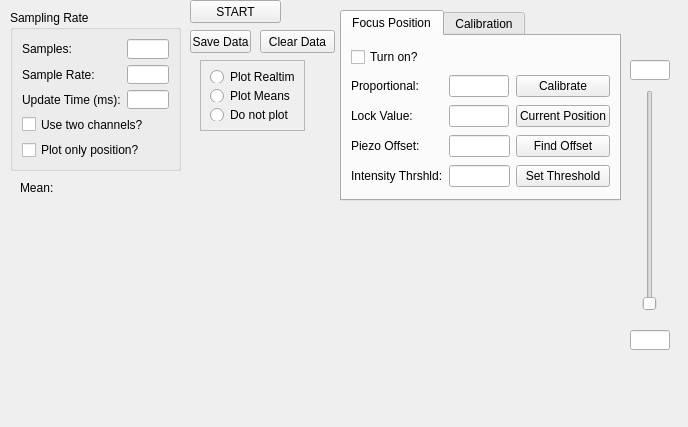
<?xml version="1.0" encoding="UTF-8"?>
<ui version="4.0">
 <class>Form</class>
 <widget class="QWidget" name="Form">
  <property name="geometry">
   <rect>
    <x>0</x>
    <y>0</y>
    <width>688</width>
    <height>427</height>
   </rect>
  </property>
  <property name="windowTitle">
   <string>Form</string>
  </property>
  <widget class="QGroupBox" name="groupBox">
   <property name="geometry">
    <rect>
     <x>10</x>
     <y>10</y>
     <width>171</width>
     <height>161</height>
    </rect>
   </property>
   <property name="title">
    <string>Sampling Rate</string>
   </property>
   <layout class="QGridLayout" name="gridLayout">
    <item row="0" column="0">
     <widget class="QLabel" name="label">
      <property name="text">
       <string>Samples: </string>
      </property>
     </widget>
    </item>
    <item row="0" column="1">
     <widget class="QLineEdit" name="samples_lineEdit">
      <property name="maximumSize">
       <size>
        <width>60</width>
        <height>16777215</height>
       </size>
      </property>
     </widget>
    </item>
    <item row="1" column="1">
     <widget class="QLineEdit" name="sampleRate_lineEdit">
      <property name="maximumSize">
       <size>
        <width>60</width>
        <height>16777215</height>
       </size>
      </property>
     </widget>
    </item>
    <item row="1" column="0">
     <widget class="QLabel" name="label_2">
      <property name="text">
       <string>Sample Rate:</string>
      </property>
     </widget>
    </item>
    <item row="2" column="0">
     <widget class="QLabel" name="label_3">
      <property name="text">
       <string>Update Time (ms):</string>
      </property>
     </widget>
    </item>
    <item row="2" column="1">
     <widget class="QLineEdit" name="updaterTime_lineEdit">
      <property name="maximumSize">
       <size>
        <width>60</width>
        <height>16777215</height>
       </size>
      </property>
     </widget>
    </item>
    <item row="4" column="0" colspan="2">
     <widget class="QCheckBox" name="twochannels_checkBox">
      <property name="text">
       <string>Use two channels?</string>
      </property>
     </widget>
    </item>
    <item row="5" column="0" colspan="2">
     <widget class="QCheckBox" name="plotOnlyPos_checkBox">
      <property name="text">
       <string>Plot only position?</string>
      </property>
     </widget>
    </item>
   </layout>
  </widget>
  <widget class="QwtPlot" name="qwtPlot">
   <property name="geometry">
    <rect>
     <x>20</x>
     <y>210</y>
     <width>591</width>
     <height>200</height>
    </rect>
   </property>
  </widget>
  <widget class="QPushButton" name="start_pushButton">
   <property name="geometry">
    <rect>
     <x>190</x>
     <y>0</y>
     <width>91</width>
     <height>23</height>
    </rect>
   </property>
   <property name="text">
    <string>START</string>
   </property>
  </widget>
  <widget class="QPushButton" name="saveData_pushButton">
   <property name="geometry">
    <rect>
     <x>190</x>
     <y>30</y>
     <width>61</width>
     <height>23</height>
    </rect>
   </property>
   <property name="text">
    <string>Save Data</string>
   </property>
  </widget>
  <widget class="QTabWidget" name="tabWidget">
   <property name="geometry">
    <rect>
     <x>340</x>
     <y>10</y>
     <width>281</width>
     <height>191</height>
    </rect>
   </property>
   <property name="currentIndex">
    <number>0</number>
   </property>
   <property name="documentMode">
    <bool>false</bool>
   </property>
   <widget class="QWidget" name="tabWidgetPage1">
    <attribute name="title">
     <string>Focus Position</string>
    </attribute>
    <layout class="QGridLayout" name="gridLayout_2">
     <item row="1" column="1">
      <widget class="QLineEdit" name="prop_lineEdit">
       <property name="maximumSize">
        <size>
         <width>60</width>
         <height>16777215</height>
        </size>
       </property>
      </widget>
     </item>
     <item row="1" column="0">
      <widget class="QLabel" name="label_4">
       <property name="text">
        <string>Proportional:</string>
       </property>
      </widget>
     </item>
     <item row="0" column="0">
      <widget class="QCheckBox" name="isOnFeedback_checkBox">
       <property name="text">
        <string>Turn on?</string>
       </property>
      </widget>
     </item>
     <item row="2" column="0">
      <widget class="QLabel" name="label_5">
       <property name="text">
        <string>Lock Value:</string>
       </property>
      </widget>
     </item>
     <item row="2" column="1">
      <widget class="QLineEdit" name="lock_lineEdit">
       <property name="maximumSize">
        <size>
         <width>60</width>
         <height>16777215</height>
        </size>
       </property>
      </widget>
     </item>
     <item row="2" column="2">
      <widget class="QPushButton" name="current_pushButton">
       <property name="text">
        <string>Current Position</string>
       </property>
      </widget>
     </item>
     <item row="3" column="0">
      <widget class="QLabel" name="label_6">
       <property name="text">
        <string>Piezo Offset: </string>
       </property>
      </widget>
     </item>
     <item row="3" column="1">
      <widget class="QLineEdit" name="piezoOffset_lineEdit"/>
     </item>
     <item row="3" column="2">
      <widget class="QPushButton" name="findPiezoOffset_pushButton">
       <property name="text">
        <string>Find Offset</string>
       </property>
      </widget>
     </item>
     <item row="1" column="2">
      <widget class="QPushButton" name="calibrate_pushButton">
       <property name="text">
        <string>Calibrate</string>
       </property>
      </widget>
     </item>
     <item row="4" column="0">
      <widget class="QLabel" name="label_7">
       <property name="text">
        <string>Intensity Thrshld:</string>
       </property>
      </widget>
     </item>
     <item row="4" column="1">
      <widget class="QLineEdit" name="intThreshold_lineEdit"/>
     </item>
     <item row="4" column="2">
      <widget class="QPushButton" name="setThreshold_pushButton">
       <property name="text">
        <string>Set Threshold</string>
       </property>
      </widget>
     </item>
    </layout>
   </widget>
   <widget class="QWidget" name="Calibration">
    <property name="autoFillBackground">
     <bool>false</bool>
    </property>
    <attribute name="title">
     <string>Calibration</string>
    </attribute>
    <layout class="QGridLayout" name="gridLayout_3">
     <item row="0" column="0">
      <widget class="QLabel" name="dist1_label">
       <property name="text">
        <string>Distance:</string>
       </property>
      </widget>
     </item>
     <item row="0" column="1">
      <widget class="QLabel" name="slope1_label">
       <property name="text">
        <string>Slope: </string>
       </property>
      </widget>
     </item>
     <item row="1" column="0">
      <widget class="QLabel" name="dist2_label">
       <property name="text">
        <string>Distance: </string>
       </property>
      </widget>
     </item>
     <item row="1" column="1">
      <widget class="QLabel" name="slope2_label">
       <property name="text">
        <string>Slope: </string>
       </property>
      </widget>
     </item>
     <item row="2" column="0">
      <widget class="QLabel" name="dist3_label">
       <property name="text">
        <string>Distance: </string>
       </property>
      </widget>
     </item>
     <item row="2" column="1">
      <widget class="QLabel" name="slope3_label">
       <property name="text">
        <string>Slope:</string>
       </property>
      </widget>
     </item>
    </layout>
   </widget>
  </widget>
  <widget class="QFrame" name="frame">
   <property name="geometry">
    <rect>
     <x>200</x>
     <y>60</y>
     <width>105</width>
     <height>71</height>
    </rect>
   </property>
   <property name="frameShape">
    <enum>QFrame::StyledPanel</enum>
   </property>
   <property name="frameShadow">
    <enum>QFrame::Raised</enum>
   </property>
   <layout class="QVBoxLayout" name="verticalLayout">
    <item>
     <widget class="QRadioButton" name="radioButton_plotRealtime">
      <property name="font">
       <font>
        <kerning>true</kerning>
       </font>
      </property>
      <property name="layoutDirection">
       <enum>Qt::LeftToRight</enum>
      </property>
      <property name="autoFillBackground">
       <bool>false</bool>
      </property>
      <property name="text">
       <string>Plot Realtime</string>
      </property>
     </widget>
    </item>
    <item>
     <widget class="QRadioButton" name="radioButton_plotMeans">
      <property name="text">
       <string>Plot Means</string>
      </property>
     </widget>
    </item>
    <item>
     <widget class="QRadioButton" name="radioButton_noPlot">
      <property name="text">
       <string>Do not plot</string>
      </property>
     </widget>
    </item>
   </layout>
  </widget>
  <widget class="QPushButton" name="clearData_pushButton">
   <property name="geometry">
    <rect>
     <x>260</x>
     <y>30</y>
     <width>75</width>
     <height>23</height>
    </rect>
   </property>
   <property name="text">
    <string>Clear Data</string>
   </property>
  </widget>
  <widget class="QLabel" name="label_mean">
   <property name="geometry">
    <rect>
     <x>20</x>
     <y>180</y>
     <width>151</width>
     <height>16</height>
    </rect>
   </property>
   <property name="text">
    <string>Mean: </string>
   </property>
  </widget>
  <widget class="QSlider" name="verticalSlider">
   <property name="geometry">
    <rect>
     <x>640</x>
     <y>90</y>
     <width>20</width>
     <height>221</height>
    </rect>
   </property>
   <property name="orientation">
    <enum>Qt::Vertical</enum>
   </property>
  </widget>
  <widget class="QLineEdit" name="upperLim_lineEdit">
   <property name="geometry">
    <rect>
     <x>630</x>
     <y>60</y>
     <width>40</width>
     <height>20</height>
    </rect>
   </property>
   <property name="maximumSize">
    <size>
     <width>40</width>
     <height>16777215</height>
    </size>
   </property>
  </widget>
  <widget class="QLineEdit" name="lowerLim_lineEdit">
   <property name="geometry">
    <rect>
     <x>630</x>
     <y>330</y>
     <width>40</width>
     <height>20</height>
    </rect>
   </property>
   <property name="maximumSize">
    <size>
     <width>40</width>
     <height>16777215</height>
    </size>
   </property>
  </widget>
 </widget>
 <customwidgets>
  <customwidget>
   <class>QwtPlot</class>
   <extends>QFrame</extends>
   <header>qwt_plot.h</header>
  </customwidget>
 </customwidgets>
 <resources/>
 <connections/>
</ui>
